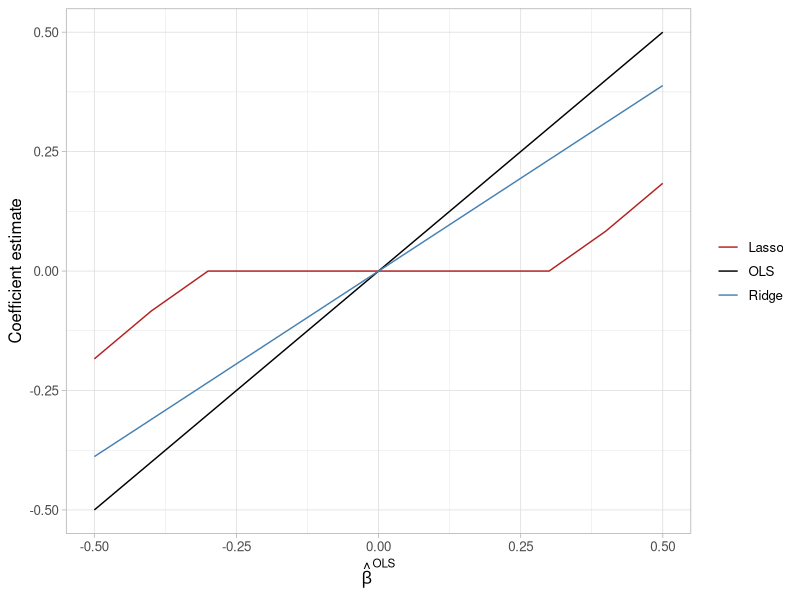

Generate this figure with R:
## ---- chunk 1
# reproducibility and chunk defaults
knitr::opts_chunk$set(
  eval     = TRUE,
  echo     = TRUE,
  warning  = FALSE,
  message  = FALSE,
  comment  = NA,
  dpi      = 300,
  fig.align = "center"
)
library(glmnet)     # penalised regression
library(tidyverse)  # data wrangling & plotting
## ---- chunk 2
# response: a deterministic linear trend
y      <- seq(-0.5, 0.5, 0.1)
n      <- length(y)

# design matrix: identity (orthonormal)
X      <- diag(n)

# penalty magnitude
lambda <- 0.1
## ---- chunk 3
ols <- lm(y ~ X - 1)   # -1 removes the intercept term
b_ols <- coef(ols)
## ---- chunk 4
ridge <- glmnet(
  x = X,
  y = y,
  alpha = 0,           # 0 = ridge
  standardize = TRUE, # already orthonormal
  intercept = FALSE
)
b_ridge <- coef(ridge, s = lambda)[2:(n+1), 1]
## ---- chunk 5
lasso <- glmnet(
  x = X,
  y = y,
  alpha = 1,           # 1 = lasso
  standardize = TRUE,
  intercept = FALSE
)
b_lasso <- coef(lasso, s = lambda)[2:(n+1), 1]
## ---- chunk 6
bs <- tibble(
  beta_OLS   = b_ols,
  beta_lasso = b_lasso,
  beta_ridge = b_ridge
)

bs %>%
  ggplot(aes(x = beta_OLS)) +
  geom_line(aes(y = beta_OLS,   colour = "OLS")) +
  geom_line(aes(y = beta_lasso, colour = "Lasso")) +
  geom_line(aes(y = beta_ridge, colour = "Ridge")) +
  scale_colour_manual(NULL, values = c("OLS" = "black", "Lasso" = "firebrick", "Ridge" = "steelblue")) +
  labs(
    x = expression(hat(beta)^{OLS}),
    y = "Coefficient estimate"
  ) +
  theme_light(base_size = 12)
